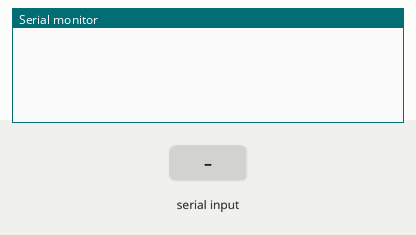
Recording of a sketch running on a simulated Arduino Uno, built with avr-gcc and run on an emulated ATmega328P. Shown: the last lines printed to the serial monitor. The inputs (shaded band) are chosen by the test bench.

Above: at 2.2 s.
2.3 s: "ON\n" received over Serial
At 3.0 s:
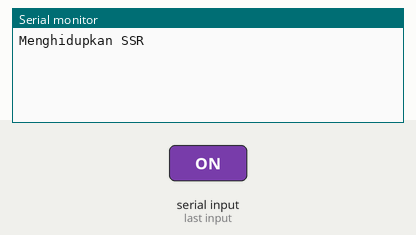
3.8 s: "OFF\n" received over Serial
At 4.2 s:
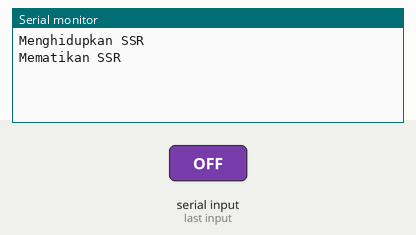
5.3 s: "1\n" received over Serial
At 6.5 s:
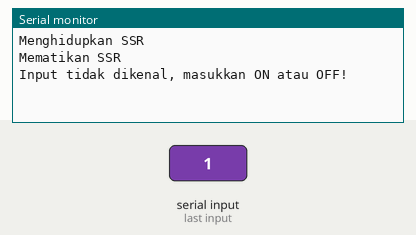

The sketch:

cbssr.ino
```cpp
const int SSR = 8;
String serialInput = "";

void setup(){
  Serial.begin(19200);
  Serial.available();
  Serial.readStringUntil('\n');
  pinMode(SSR, OUTPUT);  // Jadikan SSR sebagai output
}

void loop(){
   // Kontrol SSR via SerialMonitor
     if (Serial.available() > 0) {
      serialInput = Serial.readStringUntil('\n');
      serialInput.trim(); // Menghilangkan spasi / enter

      if (serialInput.equalsIgnoreCase("ON")){
        digitalWrite(SSR, HIGH);
        Serial.println("Menghidupkan SSR");
      } else if (serialInput.equalsIgnoreCase("OFF")){
        digitalWrite(SSR, LOW);
        Serial.println("Mematikan SSR");
      } else {
        Serial.println("Input tidak dikenal, masukkan ON atau OFF!");
      }
     }
}
```

Measured:
- after the input at 2.3 s, the serial monitor: prints a new line at once (image 1)
- after the input at 3.8 s, the serial monitor: prints a new line at once (image 2)
- after the input at 5.3 s, the serial monitor: prints a new line at once (image 3)
